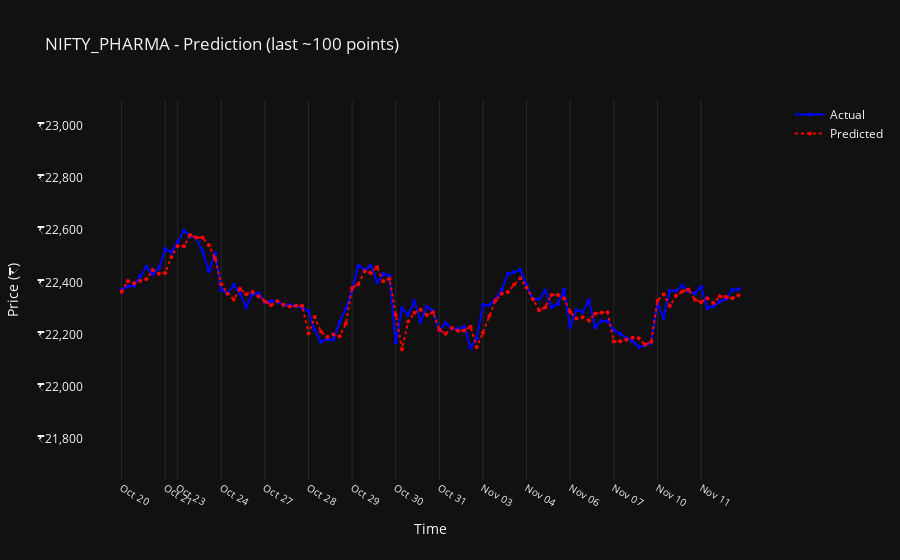

The notebook cell saved with this chart:
### Code cell
from plot_data_util import plot_train_and_prediction
plot_train_and_prediction(predicted_data, ticker=equity, n=100)
